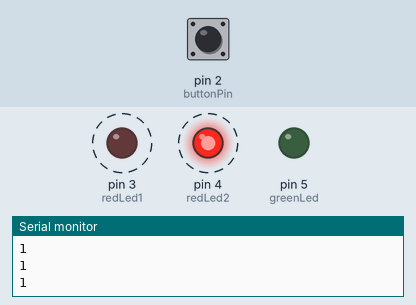
This sketch was run on a simulated Arduino Uno, built with avr-gcc and run on an emulated ATmega328P. Shown: output pins drawn as LEDs (lit = HIGH), the last lines printed to the serial monitor. Dashed ring = blinking. The inputs (shaded band) are chosen by the test bench; at power-on: pin 2 (buttonPin) HIGH.

Above: at 2.8 s.
2.9 s: pin 2 (buttonPin) pulled LOW for 1.2 s
At 3.4 s:
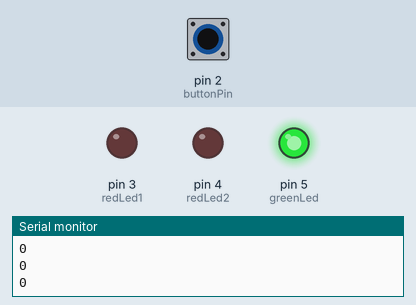
6.4 s: pin 2 (buttonPin) pulled LOW for 3.2 s
At 10.0 s:
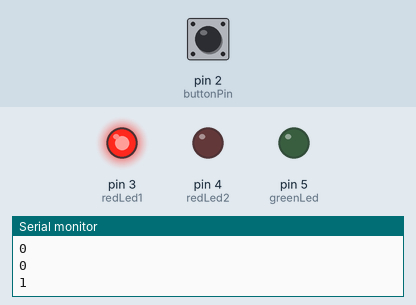
Timing chart, 0 to 17.1 s (numbered marks = the images above; inputs shaded):
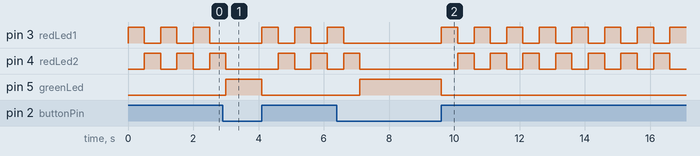

The sketch:

spaceship-ui.ino
```cpp
int buttonPin = 2;
int redLed1 = 3;
int redLed2 = 4;
int greenLed = 5;
int redDelay = 500;


void setup() {
  pinMode(buttonPin, INPUT);
  pinMode(redLed1, OUTPUT);
  pinMode(redLed2, OUTPUT);
  pinMode(greenLed, OUTPUT);

  Serial.begin(9600);

}

void loop() {
  int buttonPressed = digitalRead(buttonPin);
  Serial.println(buttonPressed);

  if (buttonPressed == LOW) {
    digitalWrite(redLed1, LOW);
    digitalWrite(redLed2, LOW);
    digitalWrite(greenLed, HIGH);
  }
  else {
    digitalWrite(greenLed, LOW);
    digitalWrite(redLed1, HIGH);
    digitalWrite(redLed2, LOW);
    delay(redDelay);
    digitalWrite(redLed1, LOW);
    digitalWrite(redLed2, HIGH);
    delay(redDelay);
  }

}
```

Measured:
- after the input at 2.9 s, pin 5 (greenLed): LOW → HIGH after 0.10 s, → LOW 1.1 s later
- after the input at 6.4 s, pin 5 (greenLed): LOW → HIGH after 0.71 s, → LOW 2.5 s later
- by itself, pin 3 (redLed1): repeats every 1.0 s: HIGH 0.50 s, LOW 0.50 s
